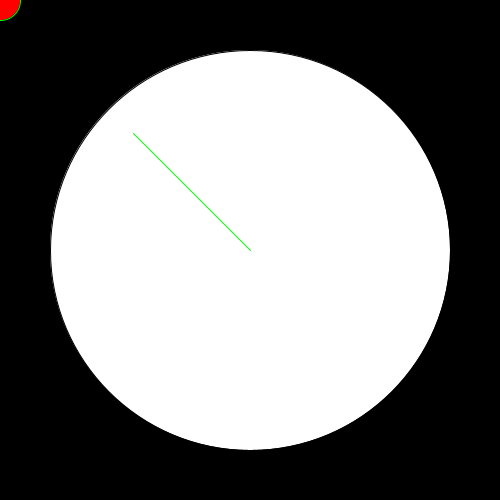
Frame 1 (no input)
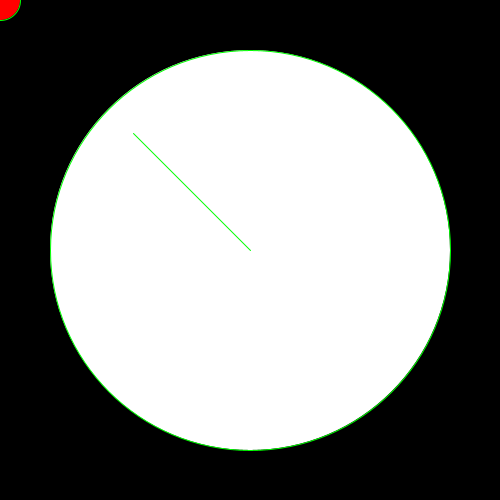
Frame 60 (the mouse pressed at the canvas centre just before this capture)
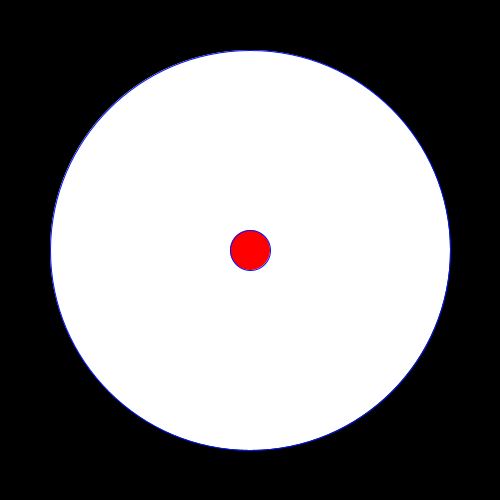
Frame 120 (the mouse held since frame 60 and released just before this capture)

The Processing sketch that drew these frames (run headless with seeded random() and noise(); from frame 60 on, the mouse is pressed at the canvas centre):

// Processing sketch: sketch_140712a
// ── sketch_140712a.pde
class Mover{
  float x, y;
  float r;
  color c;
  Mover(){
    x = width / 2;
    y = height / 2;
    r = 200;//random(10, 100);
    c = color(0, 0, 255);
  }
  
  void draw(){
    fill(c);
   ellipse(x, y, 2 * r, 2 * r); 
  }
}

Mover mover;

float px;
float py;
float x1;
float y1;

void setup(){
  size(500, 500);
  colorMode(HSB);
  mover = new Mover();
  
}

void draw(){
  background(0, 0, 0);
  mover.draw();
  
  float x, y, r1;  
  x = mouseX;
  y = mouseY;
  r1 = 20;
  fill(255,255,255);
  
  float dx = mouseX - mover.x;
  float dy = mouseY - mover.y;
  float d = sqrt(dx*dx+dy*dy);
  
  float px, py;
  
  px = mouseX;
  py = mouseY;
  
  if(mover.r < d+r1){
    //  外側
    stroke(255/3,255, 255);
    
   px = ((d-r1) - mover.r);
   py = ((d-r1) - mover.r);
   
   //px = (mouseX - mover.r);
   //py = (mouseY - mover.r);
    
  }
  else{ 
    //  内側
    stroke(500/3,255, 255);
  }
  
  line(mover.x, mover.y,px, py);
  ellipse(x, y, 2*r1, 2* r1);
}
